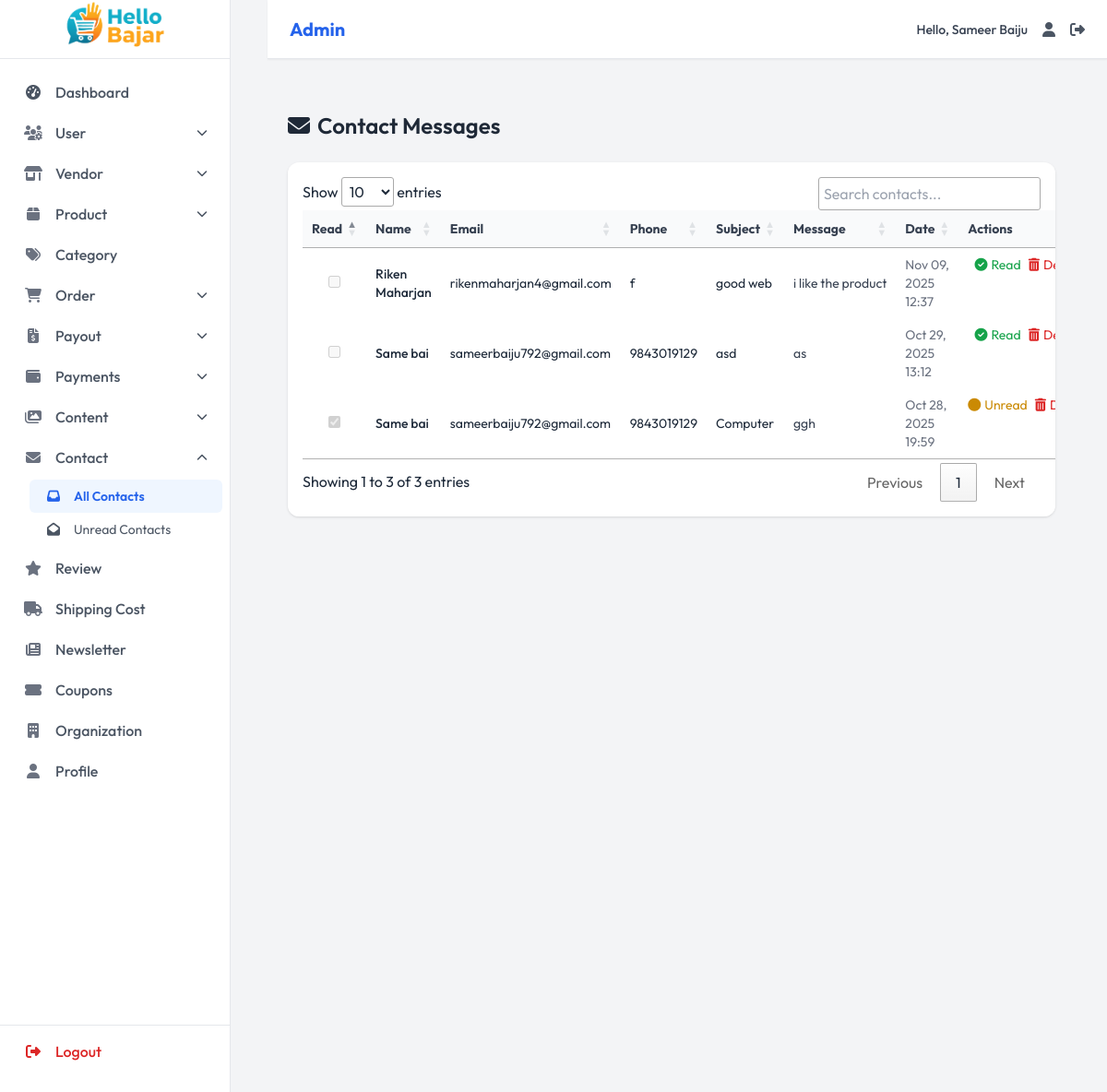
The app's page /admin-dashboard/contacts/ (signed in) with its own data.
### dashboard/models.py (models this page shows, shortened)
class Organization(models.Model):
    name = models.CharField(max_length=200, default="My Store")
    logo = models.ImageField(upload_to='org/', blank=True, null=True)
    email = models.EmailField()
    phone = models.CharField(max_length=15)
    phone_secondary = models.CharField(max_length=15, blank=True)
    address = models.TextField()
    facebook = models.URLField(blank=True)
    instagram = models.URLField(blank=True)
    twitter = models.URLField(blank=True)
    youtube = models.URLField(blank=True)
    tiktok = models.URLField(blank=True)
    class Meta:
        verbose_name = 'Organization Info'
        verbose_name_plural = 'Organization Info'

class Contact(models.Model):
    name = models.CharField(max_length=100)
    email = models.EmailField()
    phone = models.CharField(max_length=15, blank=True)
    subject = models.CharField(max_length=200, blank=True)
    message = models.TextField()
    is_read = models.BooleanField(default=False)
    replied = models.BooleanField(default=False)
    created_at = models.DateTimeField(auto_now_add=True)
    class Meta:
        ordering = ['-created_at']

### dashboard/views.py (the view)
    @login_required
    def wrapper(request, *args, **kwargs):
        if not hasattr(request.user, 'role') or not request.user.role.is_admin():
            return redirect('home')
        return view_func(request, *args, **kwargs)

### templates/dashboard/pages/contact/contact_list.html (shortened to what this page needs)
{% extends 'dashboard/components/base.html' %}
{% load static %}
{% block content %}
<div class="p-6 bg-gray-100 min-h-screen">
  <div class="flex justify-between items-center mb-6">
    <h1 class="text-2xl font-semibold text-gray-800 flex items-center gap-2">
      <i class="fas fa-envelope"></i> Contact Messages
    </h1>
  </div>
  <div class="bg-white rounded-xl shadow overflow-x-auto p-4">
    <table id="contactTable" class="w-full text-sm table-auto">
      <thead class="bg-gray-50 text-gray-700">
        <tr>
          <th class="px-4 py-2 text-center">Read</th>
          <th class="px-4 py-2 text-left">Name</th>
          <th class="px-4 py-2 text-left">Email</th>
          <th class="px-4 py-2 text-left">Phone</th>
          <th class="px-4 py-2 text-left">Subject</th>
          <th class="px-4 py-2 text-left">Message</th>
          <th class="px-4 py-2 text-left">Date</th>
          <th class="px-4 py-2 text-center">Actions</th>
        </tr>
      </thead>
      <tbody>
        {% for contact in contacts %}
        <tr class="border-b hover:bg-gray-50">
          <td class="px-4 py-2 text-center">
            <input type="checkbox" disabled {% if contact.is_read %}checked{% endif %}>
          </td>
          <td class="px-4 py-2 font-medium">{{ contact.name }}</td>
          <td class="px-4 py-2">{{ contact.email }}</td>
          <td class="px-4 py-2">{{ contact.phone|default:"-" }}</td>
          <td class="px-4 py-2">{{ contact.subject|default:"-" }}</td>
          <td class="px-4 py-2 text-gray-700 max-w-xs truncate">{{ contact.message|truncatechars:60 }}</td>
          <td class="px-4 py-2 text-gray-500 text-sm">{{ contact.created_at|date:"M d, Y H:i" }}</td>
          <td class="px-4 py-2 text-center flex justify-center gap-2">
            {% if not contact.is_read %}
            <a href="{% url 'admin_read_contacts' %}?id={{ contact.id }}&is_read=True"
               class="flex items-center gap-1 text-green-600 hover:text-green-800 transition"
               title="Mark as Read"
               onclick="return confirm('Mark this message as read?');">
              <i class="fas fa-check-circle"></i> Read
            </a>
            {% else %}
            <a href="{% url 'admin_read_contacts' %}?id={{ contact.id }}&is_read=False"
               class="flex items-center gap-1 text-yellow-600 hover:text-yellow-800 transition"
               title="Mark as Unread"
               onclick="return confirm('Mark this message as unread?');">
              <i class="fas fa-circle"></i> Unread
            </a>
            {% endif %}
            <a href="{% url 'admin_contact_delete' contact.id %}"
               class="flex items-center gap-1 text-red-600 hover:text-red-800 transition"
               title="Delete"
               onclick="return confirm('Are you sure you want to delete this message?');">
              <i class="fas fa-trash-alt"></i> Delete
            </a>
          </td>
        </tr>
        {% empty %}
        <tr>
          <td colspan="8" class="text-center py-4 text-gray-500">No contact messages found.</td>
        </tr>
        {% endfor %}
      </tbody>
    </table>
  </div>
</div>
{% endblock %}

### templates/dashboard/components/navbar.html (shortened to what this page needs)
<nav class="navbar bg-white border-b border-gray-200 fixed top-0 md:left-[290px] left-0 right-0 z-40 flex items-center justify-between px-6 py-3 shadow-sm">
  <div class="flex items-center">
   <span class="text-xl font-bold text-blue-600">
    {% if request.user.role.role == 'admin' %}
        Admin
    {% else %}
        Vendor
    {% endif %}
</span>
  </div>
  <div class="flex items-center space-x-4">
    <span class="text-sm font-medium text-gray-700">Hello, {{user.first_name}} {{user.last_name}}</span>
    <a href="" class="hover:text-blue-600 transition-colors duration-200" title="Profile" aria-label="Profile">
      <i class="fas fa-user text-gray-600"></i>
    </a>
    <a href="{% url 'logout'%}" class="hover:text-blue-600 transition-colors duration-200" title="Logout" aria-label="Logout">
      <i class="fas fa-sign-out-alt text-gray-600"></i>
    </a>
  </div>
</nav>

### templates/dashboard/components/sidebar.html (shortened to what this page needs)
{% load static %}
<aside id="sidebar"
       class="bg-white border-r mr-18 border-gray-200 w-[250px] fixed inset-y-0 left-0 transform transition-transform duration-300 md:translate-x-0 -translate-x-full z-30 flex flex-col pb-6"
       aria-label="Main navigation">
  <div class="px-0 py-0 h-16 flex items-center border-b border-gray-200">
    <a href="{% if request.user.role.role == 'admin' %}{% url 'admin_dashboard' %}{% else %}{% url 'vendor_dashboard' %}{% endif %}"
       class="flex items-center justify-center w-full h-full" aria-label="Hello Bazar Dashboard">
      <img src="{{ organization.logo.url }}" alt="Hello Bazar Logo" class="h-full w-full object-contain">
    </a>
  </div>
  {% if request.user.role.role == 'admin' %}
  <nav class="flex-grow overflow-y-auto py-4 text-md" aria-label="Sidebar navigation">
    <ul class="space-y-1 px-2">
      <li>
        <a href="{% url 'admin_dashboard' %}"
           class="sidebar-link flex items-center px-4 py-2 rounded-md font-medium transition-all duration-200
                  {% if request.path == '/admin-dashboard/' or request.path == '/' %}bg-blue-50 text-blue-600 font-semibold{% else %}text-gray-600 hover:bg-gray-100{% endif %}">
          <i class="fas fa-tachometer-alt w-6 text-center mr-3"></i>
          <span>Dashboard</span>
        </a>
      </li>
      <li>
        <button class="sidebar-dropdown-toggle flex items-center w-full px-4 py-2 rounded-md text-gray-600 font-medium hover:bg-gray-100 transition-all duration-200">
          <i class="fas fa-users-cog w-6 text-center text-gray-500 mr-3"></i>
          <span>User</span>
          <i class="dropdown-icon fas fa-chevron-down text-xs ml-auto transition-transform duration-200 {% if '/admin-dashboard/users/' in request.path %}rotate-180{% endif %}"></i>
        </button>
      </li>
      <li>
        <button class="sidebar-dropdown-toggle flex items-center w-full px-4 py-2 rounded-md text-gray-600 font-medium hover:bg-gray-100 transition-all duration-200">
          <i class="fas fa-store-alt w-6 text-center text-gray-500 mr-3"></i>
          <span>Vendor</span>
          <i class="dropdown-icon fas fa-chevron-down text-xs ml-auto transition-transform duration-200 {% if '/admin-dashboard/vendors/' in request.path %}rotate-180{% endif %}"></i>
        </button>
      </li>
      <li>
        <button class="sidebar-dropdown-toggle flex items-center w-full px-4 py-2 rounded-md text-gray-600 font-medium hover:bg-gray-100 transition-all duration-200">
          <i class="fas fa-box w-6 text-center text-gray-500 mr-3"></i>
          <span>Product</span>
          <i class="dropdown-icon fas fa-chevron-down text-xs ml-auto transition-transform duration-200 {% if '/admin-dashboard/products/' in request.path %}rotate-180{% endif %}"></i>
        </button>
      </li>
      <li>
        <a href="{% url 'admin_categories_list' %}"
           class="sidebar-link flex items-center px-4 py-2 rounded-md font-medium transition-all duration-200
                  {% if request.path == '/admin-dashboard/categories/' %}bg-blue-50 text-blue-600 font-semibold{% else %}text-gray-600 hover:bg-gray-100{% endif %}">
          <i class="fas fa-tags w-6 text-center text-gray-500 mr-3"></i>
          <span>Category</span>
        </a>
      </li>
      <li>
        <button class="sidebar-dropdown-toggle flex items-center w-full px-4 py-2 rounded-md text-gray-600 font-medium hover:bg-gray-100 transition-all duration-200">
          <i class="fas fa-shopping-cart w-6 text-center text-gray-500 mr-3"></i>
          <span>Order</span>
          <i class="dropdown-icon fas fa-chevron-down text-xs ml-auto transition-transform duration-200 {% if '/admin-dashboard/orders/' in request.path %}rotate-180{% endif %}"></i>
        </button>
      </li>
      <li>
        <button class="sidebar-dropdown-toggle flex items-center w-full px-4 py-2 rounded-md text-gray-600 font-medium hover:bg-gray-100 transition-all duration-200">
          <i class="fas fa-file-invoice-dollar w-6 text-center text-gray-500 mr-3"></i>
          <span>Payout</span>
          <i class="dropdown-icon fas fa-chevron-down text-xs ml-auto transition-transform duration-200 {% if '/admin-dashboard/payout-requests/' in request.path %}rotate-180{% endif %}"></i>
        </button>
      </li>
      <li>
        <button class="sidebar-dropdown-toggle flex items-center w-full px-4 py-2 rounded-md text-gray-600 font-medium hover:bg-gray-100 transition-all duration-200">
          <i class="fas fa-wallet w-6 text-center text-gray-500 mr-3"></i>
          <span>Payments</span>
          <i class="dropdown-icon fas fa-chevron-down text-xs ml-auto transition-transform duration-200 {% if '/admin-dashboard/payments/' in request.path %}rotate-180{% endif %}"></i>
        </button>
      </li>
      <li>
        <button class="sidebar-dropdown-toggle flex items-center w-full px-4 py-2 rounded-md text-gray-600 font-medium hover:bg-gray-100 transition-all duration-200">
          <i class="fas fa-images w-6 text-center text-gray-500 mr-3"></i>
          <span>Content</span>
          <i class="dropdown-icon fas fa-chevron-down text-xs ml-auto transition-transform duration-200 {% if '/admin-dashboard/sliders/' in request.path or '/admin-dashboard/banners/' in request.path %}rotate-180{% endif %}"></i>
        </button>
      </li>
      <li>
        <button class="sidebar-dropdown-toggle flex items-center w-full px-4 py-2 rounded-md text-gray-600 font-medium hover:bg-gray-100 transition-all duration-200">
          <i class="fas fa-envelope w-6 text-center text-gray-500 mr-3"></i>
          <span>Contact</span>
          <i class="dropdown-icon fas fa-chevron-down text-xs ml-auto transition-transform duration-200 {% if '/admin-dashboard/contacts/' in request.path %}rotate-180{% endif %}"></i>
        </button>
        <ul class="sidebar-submenu pl-6 mt-1 {% if '/admin-dashboard/contacts/' not in request.path %}hidden{% endif %}">
          <li>
            <a href="{% url 'admin_contacts_list' %}"
               class="sublink flex items-center px-4 py-2 rounded-md text-sm transition-all duration-200
                      {% if request.path == '/admin-dashboard/contacts/' %}bg-blue-50 text-blue-600 font-semibold{% else %}text-gray-600 hover:bg-gray-100{% endif %}">
              <i class="fas fa-inbox w-5 text-center mr-3"></i>
              All Contacts
            </a>
          </li>
          <li>
            <a href="{% url 'admin_contact_unread' %}"
               class="sublink flex items-center px-4 py-2 rounded-md text-sm transition-all duration-200
                      {% if request.path == '/admin-dashboard/contacts/unread/' %}bg-blue-50 text-blue-600 font-semibold{% else %}text-gray-600 hover:bg-gray-100{% endif %}">
              <i class="fas fa-envelope-open w-5 text-center mr-3"></i>
              Unread Contacts
            </a>
          </li>
        </ul>
      </li>
      <li>
        <a href="{% url 'admin_reviews_list' %}"
           class="sidebar-link flex items-center px-4 py-2 rounded-md font-medium transition-all duration-200
                  {% if request.path == '/admin-dashboard/reviews/' %}bg-blue-50 text-blue-600 font-semibold{% else %}text-gray-600 hover:bg-gray-100{% endif %}">
          <i class="fas fa-star w-6 text-center text-gray-500 mr-3"></i>
          <span>Review</span>
        </a>
      </li>
      <li>
        <a href="{% url 'admin_shipping_cost' %}"
           class="sidebar-link flex items-center px-4 py-2 rounded-md font-medium transition-all duration-200
                  {% if request.path == '/admin-dashboard/shipping-cost/' %}bg-blue-50 text-blue-600 font-semibold{% else %}text-gray-600 hover:bg-gray-100{% endif %}">
          <i class="fas fa-truck w-6 text-center text-gray-500 mr-3"></i>
          <span>Shipping Cost</span>
        </a>
      </li>
      <li>
        <a href="{% url 'admin_newsletter_list' %}"
           class="sidebar-link flex items-center px-4 py-2 rounded-md font-medium transition-all duration-200
                  {% if request.path == '/admin-dashboard/newsletter/' %}bg-blue-50 text-blue-600 font-semibold{% else %}text-gray-600 hover:bg-gray-100{% endif %}">
          <i class="fas fa-newspaper w-6 text-center text-gray-500 mr-3"></i>
          <span>Newsletter</span>
        </a>
      </li>
      <li>
        <a href="{% url 'admin_coupons_list' %}"
           class="sidebar-link flex items-center px-4 py-2 rounded-md font-medium transition-all duration-200
                  {% if request.path == '/admin-dashboard/coupons/' %}bg-blue-50 text-blue-600 font-semibold{% else %}text-gray-600 hover:bg-gray-100{% endif %}">
          <i class="fas fa-ticket-alt w-6 text-center text-gray-500 mr-3"></i>
          <span>Coupons</span>
        </a>
      </li>
      <li>
        <a href="{% url 'admin_organization_view' %}"
           class="sidebar-link flex items-center px-4 py-2 rounded-md font-medium transition-all duration-200
                  {% if request.path == '/admin-dashboard/organization/' %}bg-blue-50 text-blue-600 font-semibold{% else %}text-gray-600 hover:bg-gray-100{% endif %}">
          <i class="fas fa-building w-6 text-center text-gray-500 mr-3"></i>
          <span>Organization</span>
        </a>
      </li>
      <li>
        <a href="{% url 'admin_profile' %}"
           class="sidebar-link flex items-center px-4 py-2 rounded-md font-medium transition-all duration-200
                  {% if request.path == '/admin-dashboard/profile/' %}bg-blue-50 text-blue-600 font-semibold{% else %}text-gray-600 hover:bg-gray-100{% endif %}">
          <i class="fas fa-user w-6 text-center text-gray-500 mr-3"></i>
          <span>Profile</span>
        </a>
      </li>
    </ul>
  </nav>
  {% endif %}
  <div class="border-t border-gray-200 pt-2 px-2">
    <ul class="space-y-1">
      <li>
        <a href="{% url 'logout' %}"
           class="flex items-center px-4 py-2 rounded-md text-red-600 font-medium hover:bg-red-50 transition-all duration-200">
          <i class="fas fa-sign-out-alt w-6 text-center mr-3"></i>
          Logout
        </a>
      </li>
    </ul>
  </div>
</aside>

### records on screen
Organization: logo (picture)
Contact: name "Riken Maharjan", email "rikenmaharjan4@gmail.com", phone "f", subject "good web", message "i like the product", created_at "Nov 09, 2025 12:37"
Contact: name "Same bai", email "sameerbaiju792@gmail.com", phone "9843019129", subject "asd", message "as", created_at "Oct 29, 2025 13:12"
Contact: is_read "☑", name "Same bai", email "sameerbaiju792@gmail.com", phone "9843019129", subject "Computer", message "ggh", created_at "Oct 28, 2025 19:59"

### other values on screen
{{ user.first_name }} "Sameer"
{{ user.last_name }} "Baiju"
